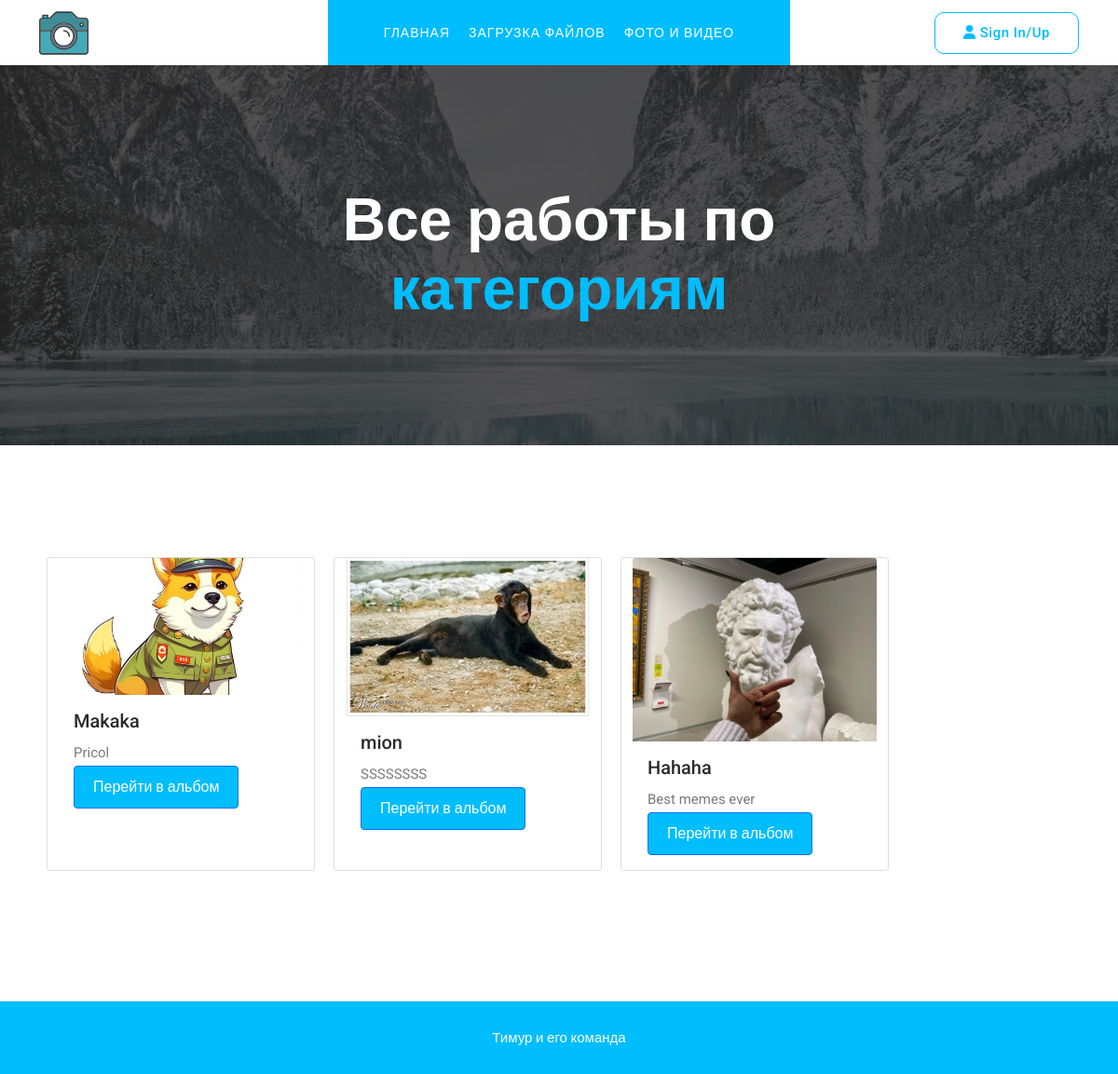
The page /albums/ on the database its author committed.
### base/models.py (models this page shows, shortened)
class Album(models.Model):
    name = models.CharField(max_length=200)
    author = models.ForeignKey(User, on_delete=models.CASCADE)
    description = models.CharField(max_length=1500)
    photoes = models.ManyToManyField(Photo, related_name="+")
    resize = models.ImageField(upload_to='resize/', blank=True, null=True)

### base/views.py (the view)
# urls.py: path('albums/', views.albums, name="albums"),
def albums(request):
    owner = None
    if 'id' in request.session:
        p = True
        id_per = int(request.session['id'])
        owner = User.objects.get(id=id_per)
    else:
        p = False
        owner = User.objects.get(username="test")
    albums = Album.objects.all()
    INform = SignInForm()
    form = SignUpForm()
    photo = Photo.objects.filter(isopen=True)
    user = User.objects.all()
    close_photo = Photo.objects.filter(isopen=False)
    context = { 'close_photo': close_photo,
                'user': user,
                'owner':owner,
                'INform': INform,
                'form' : form,
                "photo" : photo,
                'albums': albums,
                "p": p
            }
    return render(request, 'base/albums.html', context)

### base/templates/base/albums.html
{% extends 'main.html' %}
{% load static %}
{% block content %}
  <div class="page-heading">
    <div class="container">
      <div class="row">
        <div class="col-lg-8 offset-lg-2 header-text">
          <h2>Все работы по <em>категориям</em></h2>
        </div>
      </div>
    </div>
  </div>
  <section class="photos-videos">
    <div class="container">
      <div class="row">
        {% for i in albums %}
        <div class="card" style="width: 18rem; margin-left: 20px; margin-bottom: 20px;">
            <img src="{{i.resize.url}}" class="card-img-top" alt="...">
            <div class="card-body">
              <h5 class="card-title">{{i.name}}</h5>
              <p class="card-text">{{i.description}}</p>
              <a href="{% url 'album' i.id %}" class="btn btn-primary">Перейти в альбом</a>
            </div>
          </div>
        {% endfor %}
      </div>
    </div>
</section>
{% endblock content %}

### base/static/assets/css/templatemo-snapx-photography.css (style rules this page uses)
html, body, div, span, applet, object, iframe, h1, h2, h3, h4, h5, h6, p, blockquote, div pre, a, abbr, acronym, address, big, cite, code, del, dfn, em, font, img, ins, kbd, q, s, samp, small, strike, strong, sub, sup, tt, var, b, u, i, center, dl, dt, dd, ol, ul, li, figure, header, nav, section, article, aside, footer, figcaption { margin: 0; padding: 0; border: 0; outline: 0; }
header, nav, section, article, aside, footer, hgroup { display: block; }
* { box-sizing: border-box; }
html, body { font-family: 'Roboto', sans-serif; font-weight: 400; background-color: #fff; font-size: 16px; -ms-text-size-adjust: 100%; -webkit-font-smoothing: antialiased; -moz-osx-font-smoothing: grayscale; }
a { text-decoration: none !important; }
h1, h2, h3, h4, h5, h6 { margin-top: 0px; margin-bottom: 0px; color: #2a2a2a; }
p { font-size: 15px; line-height: 28px; color: #7a7a7a; }
img { width: 100%; overflow: hidden; }
html, body { background: #fff; font-family: 'Roboto', sans-serif; }
section { margin-top: 120px; }
.btn { padding: 10px 20px; background: #00bdfe; color: #fff; transition: all .3s; }
a.btn { color: #fff; text-align: center; text-decoration: none; }
.page-heading { background-image: url(../images/heading-bg.jpg); background-repeat: no-repeat; background-position: center center; background-size: cover; padding-top: 200px; padding-bottom: 130px; text-align: center; background-color: #2a2a2a; }
.page-heading h2 { color: #fff; font-size: 64px; font-weight: 700; line-height: 74px; }
.page-heading h2 em { font-style: normal; color: #00bdfe; }
body { overflow-x: hidden; }

### rows shown on the page
Album: resize (picture), name "Makaka", description "Pricol"
Album: resize (picture), name "mion", description "SSSSSSSS"
Album: resize (picture), name "Hahaha", description "Best memes ever"
